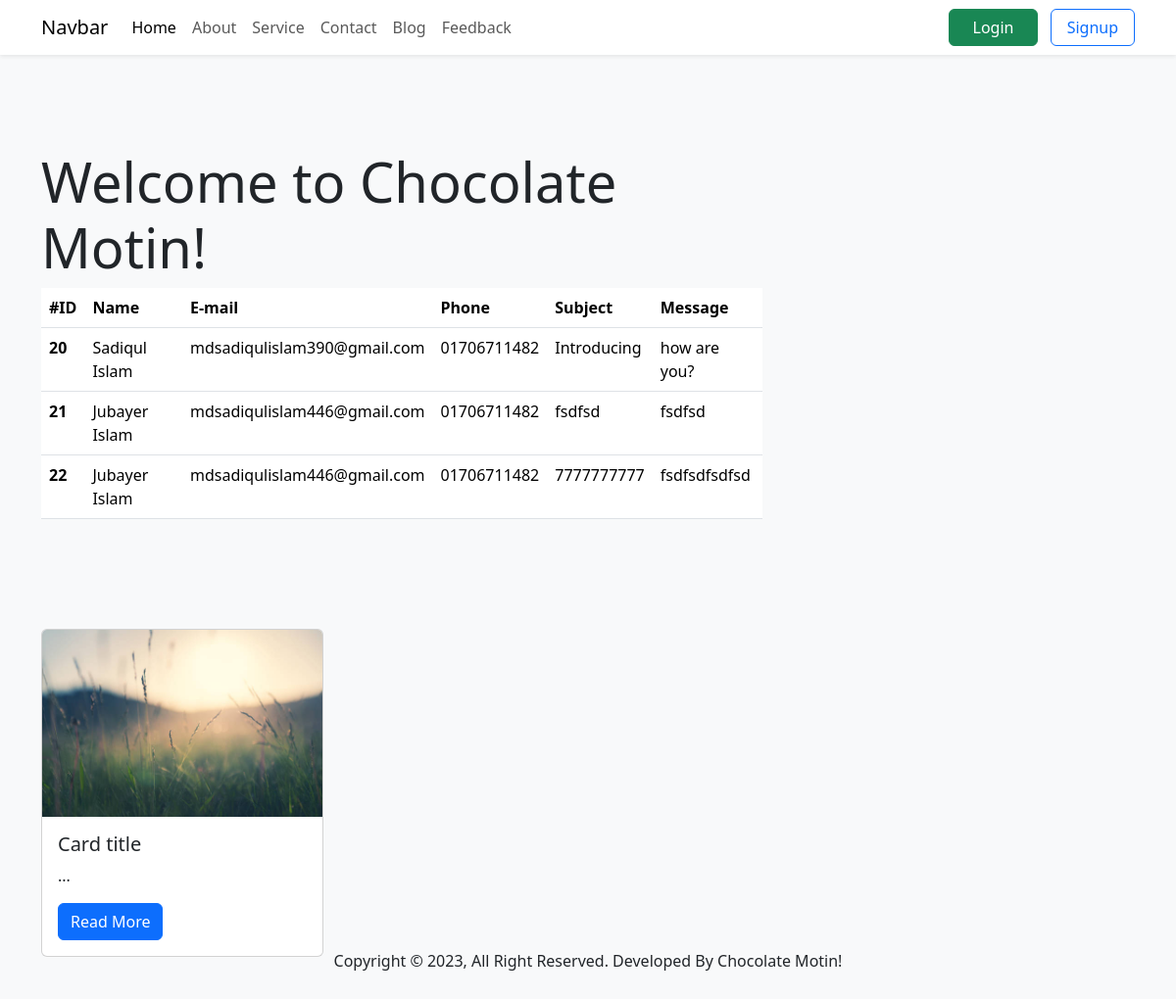
The page / on the database its author committed.
### members/models.py (models this page shows, shortened)
class Contact(models.Model):
    name = models.CharField(max_length=100)
    email = models.EmailField(null=True, blank=True)
    phone = models.CharField(max_length=100)
    subject = models.CharField(max_length=100)
    message = models.TextField()

### members/views.py (the view)
# urls.py: path('', views.home, name='home'),
def home(request):
    contact_list = Contact.objects.all()
    return render(request, 'index.html', {'student': contact_list})

### members/templates/index.html (shortened to what this page needs)
{% extends 'master.html' %}
{% load static %}
{% block content %}
<section id="home" class="py-5 mt-5">
    <div class="container">
        <div class="row">
            <div class="col-8">
                <h1 class="display-4">Welcome to Chocolate Motin!</h1>
                <table class="table">
                    <thead>
                        <tr>
                            <th scope="col">#ID</th>
                            <th scope="col">Name</th>
                            <th scope="col">E-mail</th>
                            <th scope="col">Phone</th>
                            <th scope="col">Subject</th>
                            <th scope="col">Message</th>
                        </tr>
                    </thead>
                    <tbody>
                        {% for x in student %}
                        <tr>
                            <th scope="row">{{ x.id }}</th>
                            <td>{{ x.name }}</td>
                            <td>{{ x.email }}</td>
                            <td>{{ x.phone }}</td>
                            <td>{{ x.subject }}</td>
                            <td>{{ x.message }}</td>
                        </tr>
                        {% endfor %}
                    </tbody>
                </table>
            </div>
        </div>
    </div>
</section>
<section class="my-5">
    <div class="container">
        <div class="row">
            <div class="col-sm-11 col-md-6 col-lg-4">
                <div class="card" style="width: 18rem;">
                    <img src="{% static 'images/5.jpg' %}" class="card-img-top" alt="...">
                    <div class="card-body">
                        <h5 class="card-title">Card title</h5>
                        <p class="card-text">{{ content|slice:":120" }} ...</p>
                        <a href="/single-blog/" class="btn btn-primary">Read More</a>
                    </div>
                </div>
            </div>
        </div>
    </div>
</section>
{% endblock %}

### rows shown on the page
Contact: id "20", name "Sadiqul Islam", email "mdsadiqulislam390@gmail.com", phone "01706711482", subject "Introducing", message "how are you?"
Contact: id "21", name "Jubayer Islam", email "mdsadiqulislam446@gmail.com", phone "01706711482", subject "fsdfsd", message "fsdfsd"
Contact: id "22", name "Jubayer Islam", email "mdsadiqulislam446@gmail.com", phone "01706711482", subject "7777777777", message "fsdfsdfsdfsd"
